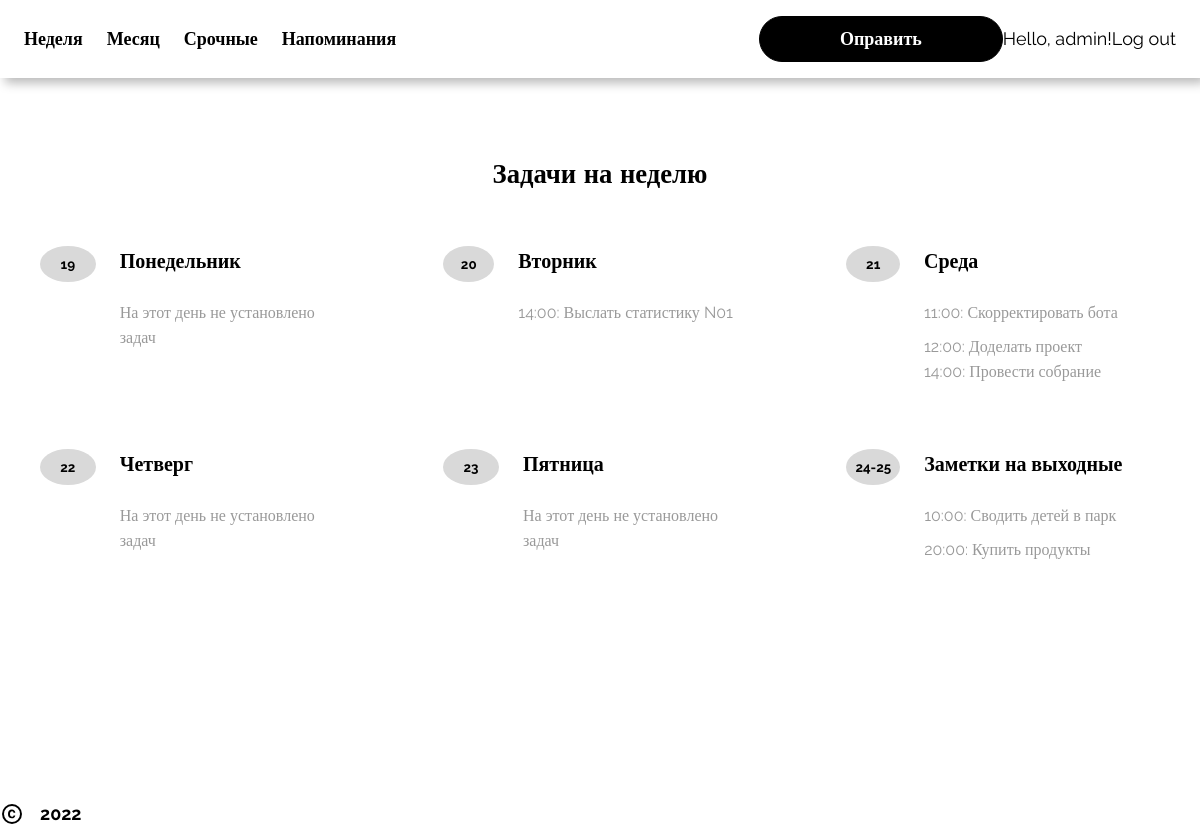
Screenshot of / (signed in) with the database file from the repository.
### djangoApp/models.py (models this page shows, shortened)
class Tasks(models.Model):
    id = models.IntegerField(primary_key=True, null=False)
    user_id = models.ForeignKey(Profile, on_delete=models.CASCADE, null=True)
    task_name = models.CharField(max_length=250)
    task_comment = models.CharField(max_length=4000)
    date_add = models.CharField(max_length=250)
    date_end = models.CharField(max_length=250)
    date_task = models.CharField(max_length=250)
    time_task = models.CharField(max_length=250)

### djangoApp/views.py (the view)
# urls.py: path('', views.hello, name='index-page')
def hello(request):
    dt1 = datemanager.DateManager().day_monday.day
    dt_tsk_1 = datemanager.DateManager().day_monday.strftime("%Y-%m-%d")
    tsk1 = Tasks.objects.all().order_by('time_task').filter(date_end='', date_task=dt_tsk_1)
    dt2 = datemanager.DateManager().day_tuesday.day
    dt_tsk_2 = datemanager.DateManager().day_tuesday.strftime("%Y-%m-%d")
    tsk2 = Tasks.objects.all().order_by('time_task').filter(date_end='', date_task=dt_tsk_2)
    dt3 = datemanager.DateManager().day_wednesday.day
    dt_tsk_3 = datemanager.DateManager().day_wednesday.strftime("%Y-%m-%d")
    tsk3 = Tasks.objects.all().order_by('time_task').filter(date_end='', date_task=dt_tsk_3)
    dt4 = datemanager.DateManager().day_thursday.day
    dt_tsk_4 = datemanager.DateManager().day_thursday.strftime("%Y-%m-%d")
    tsk4 = Tasks.objects.all().order_by('time_task').filter(date_end='', date_task=dt_tsk_4)
    dt5 = datemanager.DateManager().day_friday.day
    dt_tsk_5 = datemanager.DateManager().day_friday.strftime("%Y-%m-%d")
    tsk5 = Tasks.objects.all().order_by('time_task').filter(date_end='', date_task=dt_tsk_5)
    dt6 = datemanager.DateManager().day_weekends
    dt_tsk_6 = datemanager.DateManager().day_saturday.strftime("%Y-%m-%d")
    dt_tsk_7 = datemanager.DateManager().day_sunday.strftime("%Y-%m-%d")
    tsk6 = Tasks.objects.all().order_by('time_task').filter(date_end='', date_task=dt_tsk_6)
    tsk7 = Tasks.objects.all().order_by('time_task').filter(date_end='', date_task=dt_tsk_7)
    context = {'day_1': dt1, 'day_2': dt2, 'day_3': dt3, 'day_4': dt4, 'day_5': dt5, 'day_6': dt6,
               'tsk_1': tsk1, 'tsk_2': tsk2, 'tsk_3': tsk3, 'tsk_4': tsk4, 'tsk_5': tsk5, 'tsk_6': tsk6, 'tsk_7': tsk7}
    return render(request, 'hello.html', context=context)

### djangoApp/datemanager.py (called while the page is built)
    def day_monday(self):
        monday = date.today() - timedelta(days=date.today().weekday())
        return monday

    def day_tuesday(self):
        monday = self.day_monday
        tuesday = monday + timedelta(days=1)
        return tuesday

    def day_wednesday(self):
        monday = self.day_monday
        wednesday = monday + timedelta(days=2)
        return wednesday

    def day_thursday(self):
        monday = self.day_monday
        thursday = monday + timedelta(days=3)
        return thursday

    def day_friday(self):
        monday = self.day_monday
        friday = monday + timedelta(days=4)
        return friday

    def day_weekends(self):
        monday = self.day_monday
        saturday = monday + timedelta(days=5)
        sunday = monday + timedelta(days=6)
        return str(saturday.day) + '-' + str(sunday.day)

    def day_saturday(self):
        monday = self.day_monday
        saturday = monday + timedelta(days=5)
        return saturday

    def day_sunday(self):
        monday = self.day_monday
        sunday = monday + timedelta(days=6)
        return sunday

### djangoApp/templates/hello.html (shortened to what this page needs)
<!DOCTYPE html>
{% load static %}
<html lang="en">
  <head>
      <link rel="stylesheet" href="{% static "style.css" %}" />
  </head>
  <body>
    <div>
      <link href="{% static "home.css" %}" rel="stylesheet" />
      <div class="home-container">
        <div data-role="Header" class="home-navbar-container">
          <div class="home-navbar">
            <div class="home-left-side">
              <div class="home-links-container">
                <span class="home-link anchor">Неделя</span>
                <a href="#inspiration" class="home-link1 anchor">Месяц</a>
                <span class="home-link2 anchor">Срочные</span>
                <span class="home-link3 anchor">Напоминания</span>
              </div>
            </div>
            <div class="home-right-side">
              <a href="/addtask">
                <button class="home-cta-btn1 anchor button">Оправить</button>
                </a>
              {% if user.is_authenticated %}
                <p>Hello, {{ user.username }}!</p>
                <p><a href="{% url 'logout' %}">Log out</a></p>
              {% else %}
              <a href="{% url 'login' %}">Login</a>
              <a href="{% url 'signup' %}">Sign Up</a>
      {% endif %}
            </div>
          </div>
        </div>
        <div id="inspiration" class="home-features">
          <div class="home-heading-container">
            <h2 class="home-text section-Heading">
              Задачи на неделю
            </h2>
          </div>
          <div class="home-cards-container">
            <div class="home-features-card">
              <div class="home-icon-container">
                <h6> {{day_1}} </h6>
              </div>
              <div class="home-text-container">
                <span class="home-heading card-Heading">Понедельник</span>
                <span class="home-text1 card-Text">
                  {% if tsk_1 %}
                    {% for i in tsk_1 %}
                  <div style="float: left">
                  <a href = "{% url 'view-task' i.id %}">
                    {{i.time_task}}: {{i.task_name}}
                  </a>&ensp;</div>
                  <div style="float: left">
                  <a href = "{% url 'update-task' i.id %}">
                  <img src="{% static "update.png" %}" width="17" height="17" title="Редактировать">
                  </a></div>
                  <div style="float: left">
                  <a href = "{% url 'delete-task' i.id %}">
                  <img src="{% static "delete.png" %}" width="17" height="17" title="Удалить">
                  </a></div>
                  <br>
                    {% endfor %}
                  {% else %}
                  На этот день не установлено задач
                  {% endif %}
                </span>
              </div>
            </div>
            <div class="home-features-card1">
              <div class="home-icon-container1">
                <h6>{{day_2}}</h6>
              </div>
              <div class="home-text-container1">
                <span class="home-heading1 card-Heading">Вторник</span>
                <span class="home-text2 card-Text">
                  {% if tsk_2 %}
                    {% for i in tsk_2 %}
                      <div style="float: left">
                      <a href = "{% url 'view-task' i.id %}">
                        {{i.time_task}}: {{i.task_name}}
                      </a>&ensp;</div>
                      <div style="float: left">
                  </div>
                  <div style="float: left">
                      </div><br>
                    {% endfor %}
                  {% else %}
                  На этот день не установлено задач
                  {% endif %}
                </span>
              </div>
            </div>
            <div class="home-features-card2">
              <div class="home-icon-container2">
                <h6>{{day_3}}</h6>
              </div>
              <div class="home-text-container2">
                <span class="home-heading2 card-Heading">Среда</span>
                <span class="home-text3 card-Text">
                 {% if tsk_3 %}
                    {% for i in tsk_3 %}
                      <div style="float: left">
                  <a href = "{% url 'view-task' i.id %}">
                    {{i.time_task}}: {{i.task_name}}
                  </a>&ensp;</div>
                  <div style="float: left">
                  </div>
                  <div style="float: left">
                  </div><br>
                    {% endfor %}
                  {% else %}
                  На этот день не установлено задач
                  {% endif %}
                </span>
              </div>
            </div>
            <div class="home-features-card3">
              <div class="home-icon-container3">
                <h6>{{day_4|linebreaks}}</h6>
              </div>
              <div class="home-text-container3">
                <span class="home-heading3 card-Heading">Четверг</span>
                <span class="home-text4 card-Text">
                  {% if tsk_4 %}
                    {% for i in tsk_4 %}
                      <div style="float: left">
                  <a href = "{% url 'view-task' i.id %}">
                    {{i.time_task}}: {{i.task_name}}
                  </a>&ensp;</div>
                  <div style="float: left">
                  <a href = "{% url 'update-task' i.id %}">
                  <img src="{% static "update.png" %}" width="17" height="17" title="Редактировать">
                  </a></div>
                  <div style="float: left">
                  <a href = "{% url 'delete-task' i.id %}">
                  <img src="{% static "delete.png" %}" width="17" height="17" title="Удалить">
                  </a></div><br>
                    {% endfor %}
                  {% else %}
                  На этот день не установлено задач
                  {% endif %}
                </span>
              </div>
            </div>
            <div class="home-features-card4">
              <div class="home-icon-container4">
                <h6>{{day_5}}</h6>
              </div>
              <div class="home-text-container4">
                <span class="home-heading4 card-Heading">Пятница</span>
                <span class="home-text5 card-Text">
                 {% if tsk_5 %}
                    {% for i in tsk_5 %}
                      <div style="float: left">
                  <a href = "{% url 'view-task' i.id %}">
                    {{i.time_task}}: {{i.task_name}}
                  </a>&ensp;</div>
                  <div style="float: left">
                  <a href = "{% url 'update-task' i.id %}">
                  <img src="{% static "update.png" %}" width="17" height="17" title="Редактировать">
                  </a></div>
                  <div style="float: left">
                  <a href = "{% url 'delete-task' i.id %}">
                  <img src="{% static "delete.png" %}" width="17" height="17" title="Удалить">
                  </a></div><br>
                    {% endfor %}
                  {% else %}
                  На этот день не установлено задач
                  {% endif %}
                </span>
              </div>
            </div>
            <div class="home-features-card5">
              <div class="home-icon-container5">
                <h6>{{day_6}}</h6>
              </div>
              <div class="home-text-container5">
                <span class="home-heading5 card-Heading">Заметки на выходные</span>
                <span class="home-text6 card-Text">
                  {% if tsk_6 %}
                    {% for i in tsk_6 %}
                      <div style="float: left">
                  <a href = "{% url 'view-task' i.id %}">
                    {{i.time_task}}: {{i.task_name}}
                  </a>&ensp;</div>
                  <div style="float: left">
                  </div>
                  <div style="float: left">
                  </div><br>
                    {% endfor %}
                  {% else %}
                  На выходные не установлено заметок
                  {% endif %}
                </span>
              </div>
            </div>
          </div>
        </div>
            </div>
            <div class="home-copyright-container">
              <span class="anchor">2022</span>
            </div>
          </div>
  </body>
</html>

### djangoApp/static/style.css (style rules this page uses)
:root { --dl-color-gray-500: #595959; --dl-color-gray-700: #999999; --dl-color-gray-900: #D9D9D9; --dl-color-danger-300: #A22020; --dl-color-danger-500: #BF2626; --dl-color-danger-700: #E14747; --dl-color-gray-black: #000000; --dl-color-gray-white: #FFFFFF; --dl-space-space-unit: 8px; --dl-color-primary-100: #003EB3; --dl-color-primary-300: #0074F0; --dl-color-primary-500: #14A9FF; --dl-color-primary-700: #85DCFF; --dl-color-success-300: #199033; --dl-color-success-500: #32A94C; --dl-color-success-700: #4CC366; --dl-radius-radius-round: 50%; --dl-size-size-maxcontent: 1414px; --dl-space-space-halfunit: 4px; --dl-space-space-tenunits: 80px; --dl-radius-radius-radius2: 2px; --dl-radius-radius-radius4: 4px; --dl-radius-radius-radius8: 8px; --dl-space-space-fiveunits: 40px; --dl-space-space-fourunits: 32px; --dl-radius-radius-radius24: 24px; --dl-space-space-doubleunit: 16px; --dl-space-space-tripleunit: 24px; }
.button { color: var(--dl-color-gray-black); display: inline-block; padding: 0.5rem 1rem; font-family: Raleway; border-color: var(--dl-color-gray-black); border-width: 1px; border-radius: 4px; background-color: var(--dl-color-gray-white); }
.card-Text { font-size: 16px; font-style: normal; font-family: Raleway; font-weight: 400; line-height: 1.55; text-transform: none; text-decoration: none; }
.card-Heading { font-size: 24px; font-style: normal; font-family: Raleway; font-weight: 700; line-height: 1.55; text-transform: none; text-decoration: none; }
.anchor { font-size: 18px; font-style: normal; font-family: Raleway; font-weight: 700; line-height: 1.55; text-transform: capitalize; text-decoration: none; }
.section-Heading { font-size: 48px; font-family: Montserrat; font-weight: 700; line-height: 1.22; text-transform: none; text-decoration: none; }

### djangoApp/templates/hello.html (style rules this page uses)
html { line-height: 1.15; }
body { margin: 0; }
* { box-sizing: border-box; border-width: 0; border-style: solid; }
p,li,ul,pre,div,h1,h2,h3,h4,h5,h6 { margin: 0; padding: 0; }
button,input,optgroup,select,textarea { font-family: inherit; font-size: 100%; line-height: 1.15; margin: 0; }
button,select { text-transform: none; }
button,[type="button"],[type="reset"],[type="submit"] { -webkit-appearance: button; }
a { color: inherit; text-decoration: inherit; }
html { scroll-behavior: smooth }
html { font-family: Raleway; font-size: 18px; }
body { font-weight: 400; font-style:normal; text-decoration: none; text-transform: none; letter-spacing: normal; line-height: 1.55; color: var(--dl-color-gray-black); background-color: var(--dl-color-gray-white); }
html { scroll-behavior: smooth; }

### rows the page displays
Tasks: time_task "14:00", task_name "Выслать статистику N01"
Tasks: time_task "11:00", task_name "Скорректировать бота"
Tasks: time_task "12:00", task_name "Доделать проект"
Tasks: time_task "14:00", task_name "Провести собрание"
Tasks: time_task "10:00", task_name "Сводить детей в парк"
Tasks: time_task "20:00", task_name "Купить продукты"

### other values shown
{{ user.username }} "admin"
{{ day_1 }} "19"
{{ day_2 }} "20"
{{ day_3 }} "21"
{{ day_4|linebreaks }} "22"
{{ day_5 }} "23"
{{ day_6 }} "24-25"
